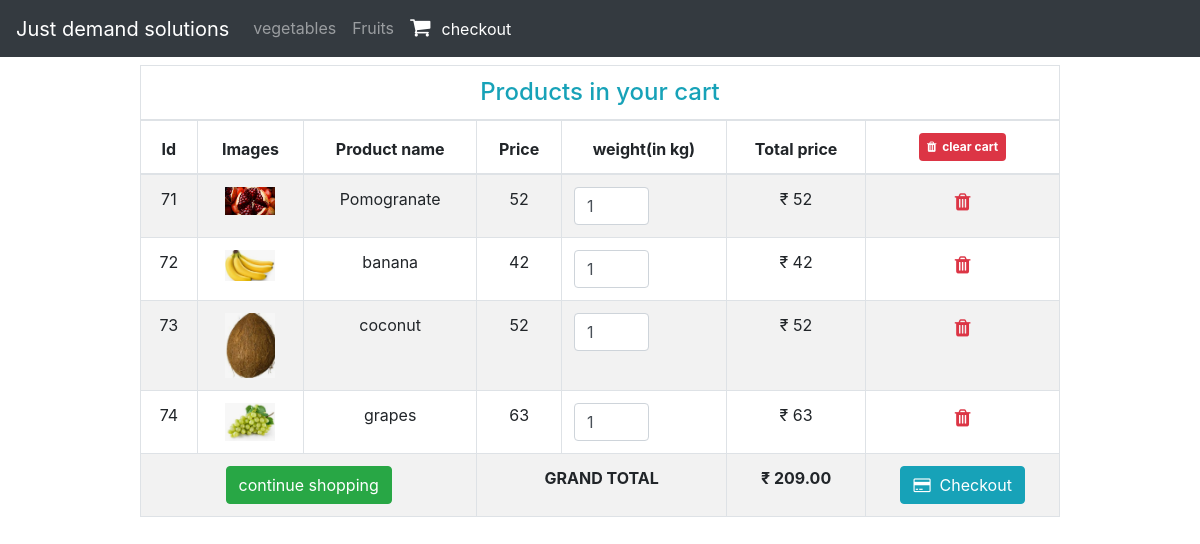
The app's page /cart.php with its own data.
### tables this page shows
CREATE TABLE `cart1` (
  `id` int(255) NOT NULL,
  `product_name` varchar(255) NOT NULL,
  `product_image` varchar(255) NOT NULL,
  `price` varchar(255) NOT NULL,
  `qty` varchar(255) NOT NULL,
  `total_price` varchar(255) NOT NULL,
  `dis` varchar(255) NOT NULL
);

### cart.php (the view, shortened to what this page needs)
<!DOCTYPE html>
<html>
<head>
  <link rel="stylesheet" href="https://maxcdn.bootstrapcdn.com/bootstrap/4.5.0/css/bootstrap.min.css">
  <link rel="stylesheet" href="https://cdnjs.cloudflare.com/ajax/libs/font-awesome/4.7.0/css/font-awesome.min.css">
  <link href="https://stackpath.bootstrapcdn.com/font-awesome/4.7.0/css/font-awesome.min.css" rel="stylesheet">
</head>
<body>
	<nav class="navbar navbar-expand-md bg-dark navbar-dark">
  <a class="navbar-brand" href="index.html">Just demand solutions</a>
  <div class="collapse navbar-collapse" id="collapsibleNavbar">
    <ul class="navbar-nav">
      <li class="nav-item">
        <a class="nav-link " href="vegetables.php">vegetables</a>
      </li>
      <li class="nav-item">
        <a class="nav-link" href="fruits.php">Fruits</a>
      </li>
      <li class="nav-item">
        <a class="nav-link active" href="cart.php"><i class="fa fa-shopping-cart" style="font-size:22px;">&nbsp;&nbsp;</i><span id="cart-item" class="badage badge-danger"></span>checkout</a>
      </li>
    </ul>
  </div>
</nav>
<div class="container">
  <div class="row justify-content-center">
    <div class="col-lg-10 col-sm-4 col-md-3">
      <div class="table-responsive mt-2">
        <table class="table table-bordered table-striped text-center">
      <thead>
            <tr>
            <td colspan="7">
              <h4 class="text-center text-info m-0">Products in your cart</h4>
            </td>
          </tr>
          <tr>
            <th>Id</th>
            <th>Images</th>
            <th>Product name</th>
            <th>Price</th>
            <th>weight(in kg)</th>
            <th>Total price</th>
            <th><a href="action.php?clear=all" class="badge-danger badge p-2" onclick="return confirm('Are you sure to clear your cart 😊 ')"><i class="fa fa-trash"></i>&nbsp;&nbsp;clear cart</a></th>
          </tr>
      </thead>
            <tbody>
              <?php
    include 'config.php';
    $stmt = $conn->prepare("SELECT * FROM cart1");
    $stmt->execute( );
    $result = $stmt->get_result();
    $grand_total=0;
    while ($row = $result->fetch_assoc()):
                ?>
 <tr>
   <td><?php echo $row['id'] ?></td>
   <td><img src="images/<?php echo $row["product_image"]; ?>" width="50"></td>
   <td><?php echo $row['product_name'];?></td>
   <td><i class="fa fa-rupee-sign"></i><?php echo $row["price"]; ?></td>
   <td><input type="number" name="" class="form-control itemQty" value="<?php echo $row['qty'];?>" style="width: 75px"></td>
   <td>₹   <?php echo $row['total_price'];?></td>
   <td>
     <a href="cart.php?action=delete&id="   class=" text-danger lead" onclick="return confirm('Are you sure to delete item ! ')"><i class="fa fa-trash"></i></a>
   </td>
 </tr>
    <?php
    $grand_total+=$row['total_price'];
     ?>
      <?php endwhile; ?>
      <tr>
        <td colspan="3">
          <a href="vegetables.php" class="btn btn-success"> continue shopping</a>
        </td>
        <td colspan="2"><b>GRAND TOTAL</b></td>
        <td><b> ₹  <?=number_format($grand_total,2);?></b></td>
        <td>  <a href=" checkout.php" class="btn btn-info <?= ($grand_total>1)?"":"disabled"?>"><i class="fa fa-credit-card"> </i>&nbsp;  Checkout</a></td>
      </tr>
      </tbody>
        </table>
      </div>
    </div>
  </div>
</div>
</body>
</html>

### records on screen
cart1: id "71", product_image (picture), product_name "Pomogranate", price "52", qty "1", total_price "52"
cart1: id "72", product_image (picture), product_name "banana", price "42", qty "1", total_price "42"
cart1: id "73", product_image (picture), product_name "coconut", price "52", qty "1", total_price "52"
cart1: id "74", product_image (picture), product_name "grapes", price "63", qty "1", total_price "63"

### other values on screen
$grand_total "209.00"
